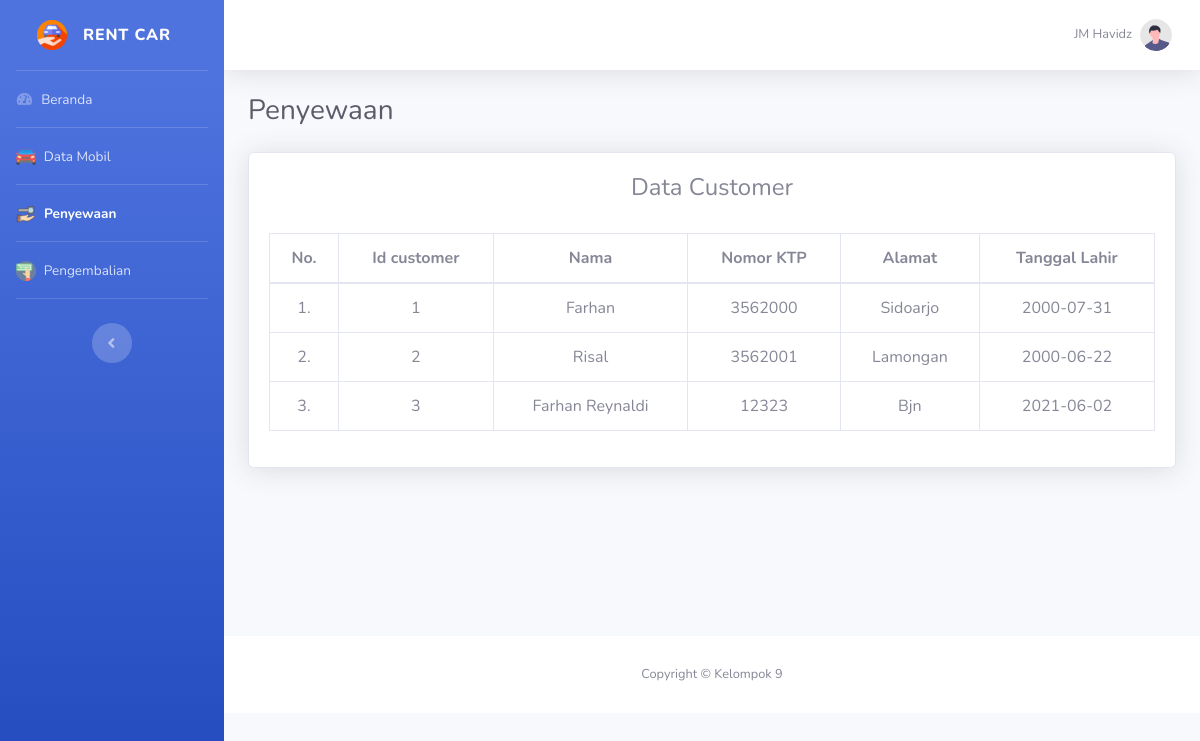
The app's page /data_customer.php (signed in), older data.
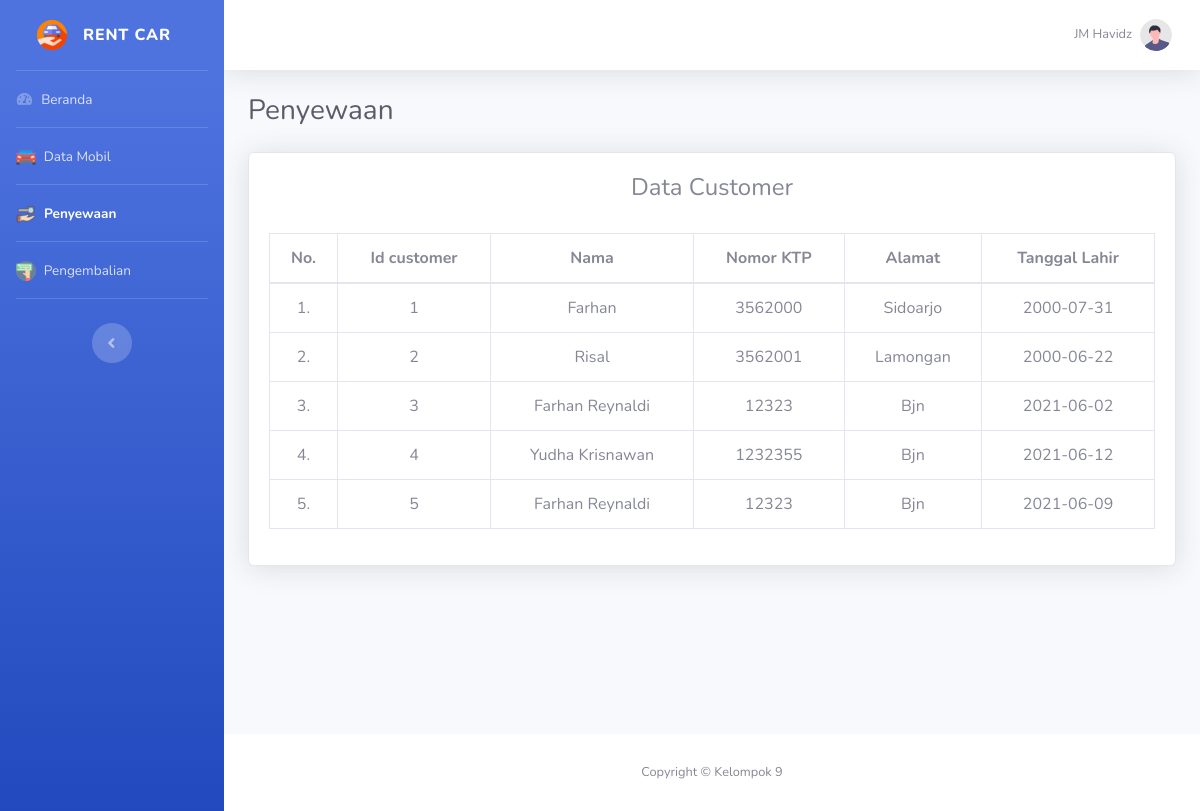
The same page, newer data.
### tables this page shows
CREATE TABLE `customer` (
  `id_customer` int(11) NOT NULL,
  `nama` varchar(100) NOT NULL,
  `no_ktp` int(16) NOT NULL,
  `alamat` varchar(100) NOT NULL,
  `tanggal_lahir` date NOT NULL
);

### data_customer.php (the view, shortened to what this page needs)
<!DOCTYPE html>
<?php
include "connection/koneksi.php";
$id = $_SESSION['id_admin'];
if(isset ($_SESSION['username'])){
    $query = "select * from admin natural join level_user where id_admin = $id";
    mysqli_query($conn, $query);
    $sql = mysqli_query($conn, $query);
    while($r = mysqli_fetch_array($sql)){
?>
<html lang="en">
<head>
    <link href="vendor/fontawesome-free/css/all.min.css" rel="stylesheet" type="text/css">
    <link href="css/sb-admin-2.min.css" rel="stylesheet">
    <link href="css/arabic.css" rel="stylesheet" >
</head>
<body id="page-top">
    <div id="wrapper">
        <ul class="navbar-nav bg-gradient-primary sidebar sidebar-dark accordion" id="accordionSidebar">
        <?php
            if($r['id_level'] == 1){
        ?>
            <a class="sidebar-brand d-flex align-items-center justify-content-center" href="beranda.php">
                <div class="sidebar-brand-icon">
                    <img src="img/icon.png" width="30px" height="30px">
                </div>
                <div class="sidebar-brand-text mx-3">Rent Car</div>
            </a>
            <hr class="sidebar-divider my-0">
            <li class="nav-item">
                <a class="nav-link" href="beranda.php">
                    <i class="fas fa-fw fa-tachometer-alt"></i>
                    <span>Beranda</span>
                </a>
            </li>
            <hr class="sidebar-divider my-0">
            <li class="nav-item">
                <a class="nav-link" href="data_mobil.php">
                <img alt="Image placeholder" src="img/mobil.png">
                    <span>&nbsp;Data Mobil</span>
                </a>
            </li>
            <hr class="sidebar-divider my-0">
            <li class="nav-item active">
                <a class="nav-link" href="peminjaman.php">
                <img alt="Image placeholder" src="img/pinjam.png">
                    <span>&nbsp;Penyewaan</span>
                </a>
            </li>
            <hr class="sidebar-divider my-0">
            <li class="nav-item">
                <a class="nav-link" href="pengembalian.php">
                <img alt="Image placeholder" src="img/kembali.png">
                    <span>&nbsp;Pengembalian</span>
                </a>
            </li>
            <hr class="sidebar-divider my-0">
            <br>
            <div class="text-center d-none d-md-inline">
                <button class="rounded-circle border-0" id="sidebarToggle"></button>
            </div>
        <?php
            } else if($r['id_level'] == 2){
        ?>
            <a class="sidebar-brand d-flex align-items-center justify-content-center" href="beranda.php">
                <div class="sidebar-brand-icon rotate-n-15">
                    <img src="img/dashboard.png" width="30px" height="30px">
                </div>
                <div class="sidebar-brand-text mx-3">Rent Car</div>
            </a>
            <hr class="sidebar-divider my-0">
            <li class="nav-item active">
                <a class="nav-link" href="beranda.php">
                    <i class="fas fa-fw fa-tachometer-alt"></i>
                    <span>Beranda</span>
                </a>
            </li>
            <hr class="sidebar-divider my-0">
            <li class="nav-item">
                <a class="nav-link" href="data_mobil_admin.php">
                    <i class="fas fa-fw fa-folder"></i>
                    <span>Data Mobil</span>
                </a>
            </li>
            <hr class="sidebar-divider my-0">
            <li class="nav-item">
                <a class="nav-link" href="data_transaksi.php">
                    <i class="fas fa-fw fa-folder"></i>
                    <span>Data Transaksi</span>
                </a>
            </li>
            <hr class="sidebar-divider my-0">
            <br>
            <div class="text-center d-none d-md-inline">
                <button class="rounded-circle border-0" id="sidebarToggle"></button>
            </div>
        <?php
            }
        ?>
        </ul>
        <div id="content-wrapper" class="d-flex flex-column">
            <div id="content">
                <nav class="navbar navbar-expand navbar-light bg-white topbar mb-4 static-top shadow">
                    <ul class="navbar-nav ml-auto">
                        <li class="nav-item dropdown no-arrow">
                            <a class="nav-link dropdown-toggle" href="#" id="userDropdown" role="button"
                                data-toggle="dropdown" aria-haspopup="true" aria-expanded="false">
                                <span class="mr-2 d-none d-lg-inline text-gray-600 small"><?php echo $r['nama'];?></span>
                                <img class="img-profile rounded-circle"
                                    src="img/undraw_profile.svg">
                            </a>
                        </li>
                    </ul>
                </nav>
            <div class="container-fluid">
                <div class="d-sm-flex align-items-center justify-content-between mb-4">
                    <h1 class="h3 mb-0 text-gray-800">Penyewaan</h1>
                </div>
                <section class="mar-top--x-3 mar-bottom--x-5">
                    <div class="card shadow mb-4">
                        <div class="card-body">
                            <div class="responsive">
                                <div class="judul">
                                    <h4 align="center">Data Customer</h4>
                                    <br>
                                </div>
                                <?php
                                $query_data_customer = "SELECT * FROM customer";
                                $sql_data_customer = mysqli_query($conn, $query_data_customer);
                                $no = 1;
                                ?>
                                <table class="table table-bordered" id="dataTable" width="100%" cellspacing="0">
                                    <thead align="center">
                                        <tr>
                                            <th>No.</th>
                                            <th>Id customer</th>
                                            <th>Nama</th>
                                            <th>Nomor KTP</th>
                                            <th>Alamat</th>
                                            <th>Tanggal Lahir</th>
                                        </tr>
                                    </thead>
                                    <tbody align="center">
                                    <?php
                                        while($r_dt_customer = mysqli_fetch_array($sql_data_customer)){
                                    ?>
                                        <tr class="odd gradeX">
                                        <td><center><?php echo $no++; ?>.</center></td>
                                        <td><?php echo $r_dt_customer['id_customer']; ?></td>
                                        <td><?php echo $r_dt_customer['nama']; ?></td>
                                        <td><?php echo $r_dt_customer['no_ktp']; ?></td>
                                        <td><?php echo $r_dt_customer['alamat']; ?></td>
                                        <td><?php echo $r_dt_customer['tanggal_lahir']; ?></td>
                                        </tr>
                                    <?php
                                        }
                                    ?>
                                    </tbody>
                                </table>
                            </div>
                        </div>
                    </div>
                </section>
            </div>
            <br><br><br><br><br><br>
            <footer class="sticky-footer bg-white">
                <div class="container my-auto">
                    <div class="copyright text-center my-auto">
                        <span>Copyright &copy; Kelompok 9</span>
                    </div>
                </div>
            </footer>
        </div>
    </div>
</body>
</html>
<?php
  }
} else {
  header('location: logout.php');
}
?>

Row changes from the older to the newer data that the page shows:
added customer: id_customer "4", nama "Yudha Krisnawan", no_ktp "1232355", alamat "Bjn", tanggal_lahir "2021-06-12"
added customer: id_customer "5", nama "Farhan Reynaldi", no_ktp "12323", alamat "Bjn", tanggal_lahir "2021-06-09"
